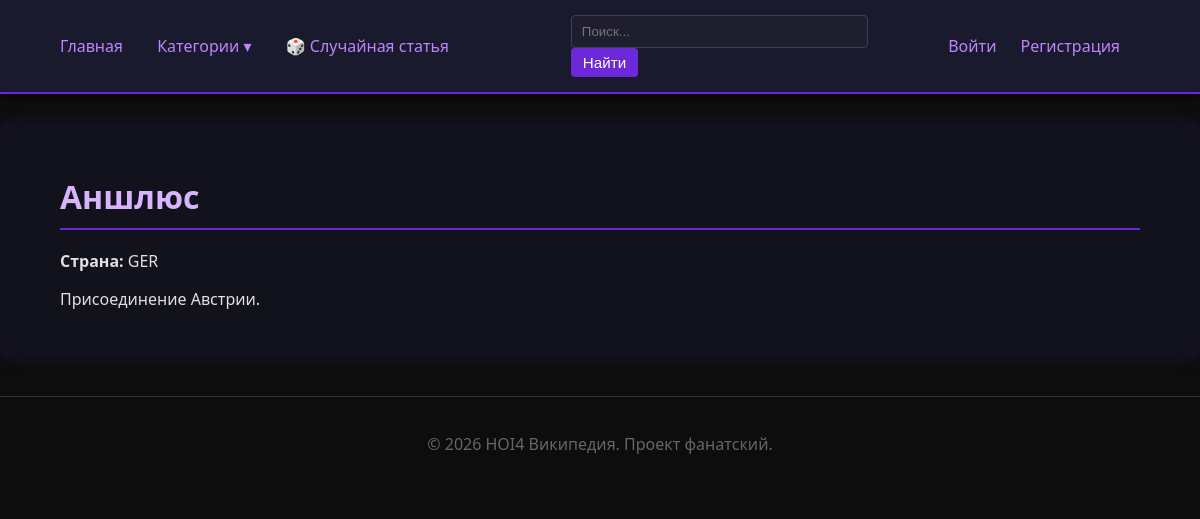
Page /focus/1 on the committed database.
### app/models.py (models this page shows, shortened)
class NationalFocus(SqlAlchemyBase):
    __tablename__ = 'nationalfocus'
    id = sa.Column(sa.Integer, primary_key=True, autoincrement=True)
    nazvanie = sa.Column(sa.String(120), nullable=False, unique=True)
    opisanie = sa.Column(sa.Text)
    stranaTeg = sa.Column(sa.String(3))
    category = orm.relationship('Category', secondary=focusCategorySvyaz, backref='focuses')

### app/routes.py (the view)
@main.route('/focus/<int:id>')
def focusDetail(id):
    sessia = dbSession()
    focus = sessia.query(NationalFocus).get(id)
    if not focus:
        abort(404)
    return render_template('focusDetail.html', title=focus.nazvanie, focus=focus)

### app/__init__.py (called while the page is built)
def create_app(configClass=Config):
    app = Flask(__name__)
    app.config.from_object(configClass)
    loginManager.init_app(app)
    from app.models import Yuzer, dbSession, Category
    @app.teardown_appcontext
    def shutdownSession(exception=None):
        dbSession.remove()
    @loginManager.user_loader
    def loadYuzer(yuzerId):
        sessia = dbSession()
        return sessia.get(Yuzer, int(yuzerId))
    @app.context_processor
    def utilityProcessor():
        def getKategoriiSoStatyami():
            sessia = dbSession()
            return sessia.query(Category).filter(Category.statya.any()).all()
        return dict(getKategoriiSoStatyami=getKategoriiSoStatyami)
    from app.routes import main
    app.register_blueprint(main)
    return app

### app/templates/focusDetail.html (shortened to what this page needs)
{% extends "base.html" %}
{% block content %}
<h1>{{ focus.nazvanie }}</h1>
<p><strong>Страна:</strong> {{ focus.stranaTeg }}</p>
<p>{{ focus.opisanie }}</p>
{% endblock %}

### app/static/style.css (style rules this page uses)
body { font-family: 'Segoe UI', Tahoma, Geneva, Verdana, sans-serif; margin: 0; padding: 0; background: #0d0d0d; color: #e0e0e0; }
h1, h2, h3 { color: #d8b4fe; font-weight: 600; }
h1 { border-bottom: 2px solid #6d28d9; padding-bottom: 10px; margin-bottom: 20px; }

### rows in the picture
NationalFocus: nazvanie "Аншлюс", stranaTeg "GER", opisanie "Присоединение Австрии."
